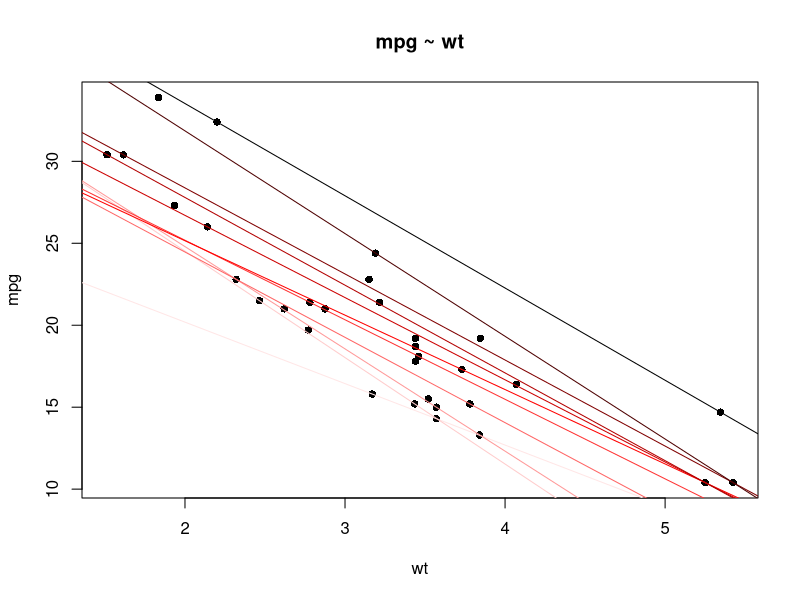

R code for this plot:
library(quantreg)
data(mtcars)

multi_rqfit <- rq(mpg ~ wt, data = mtcars, tau = seq(0, 1, by = 0.1))
multi_rqfit

# plotting different quantiles
colors <- c("#ffe6e6", "#ffcccc", "#ff9999", "#ff6666", "#ff3333",
            "#ff0000", "#cc0000", "#b30000", "#800000", "#4d0000", "#000000")
plot(mpg ~ wt, data = mtcars, pch = 16, main = "mpg ~ wt")
for (j in 1:ncol(multi_rqfit$coefficients)) {
  abline(coef(multi_rqfit)[, j], col = colors[j])
}
